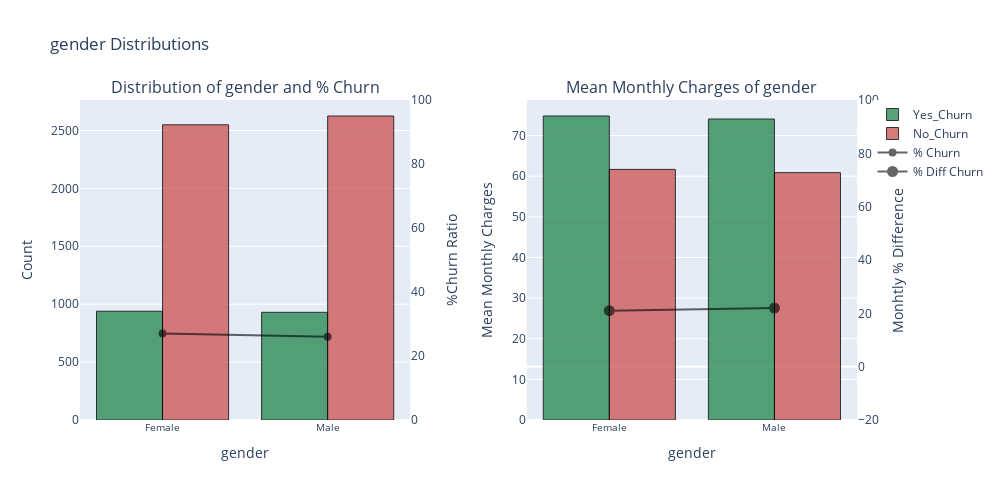
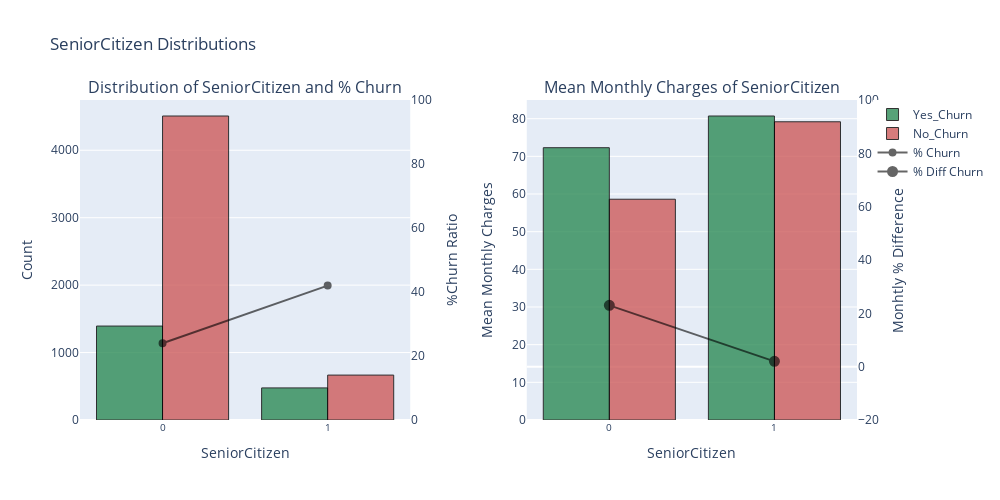
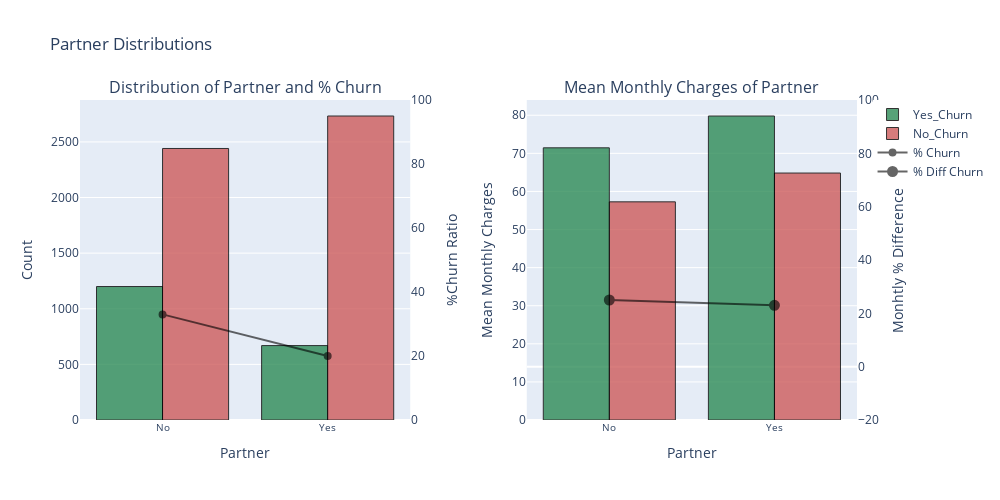
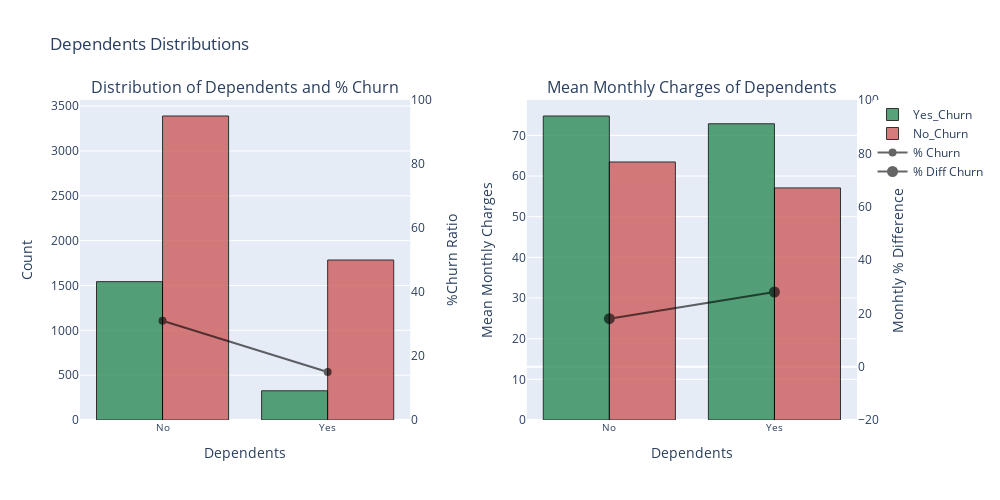

Notebook code for these charts, in order:
### Markdown cell above
## Ploting all categorical features

### Code cell
## The inspiration of this view is a Kernel that I saw in Vincent Lugat Kernel 
## I did some modifications but you can see the original on IBM 

for col in cat_features:
    binary_ploting_distributions(df_train, col)

### Figure 1 — Plotly figure (JSON) as saved in the notebook; plotly's stock layout.template omitted (floating-point values rounded to 4 significant figures)
{"data": [{"marker": {"color": "seagreen", "line": {"color": "#000000", "width": 1}}, "name": "Yes_Churn", "opacity": 0.8, "x": ["Female", "Male"], "xaxis": "x", "y": [939, 930], "yaxis": "y", "type": "bar"}, {"marker": {"color": "indianred", "line": {"color": "#000000", "width": 1}}, "name": "No_Churn", "opacity": 0.8, "x": ["Female", "Male"], "xaxis": "x", "y": [2549, 2625], "yaxis": "y", "type": "bar"}, {"marker": {"color": "black", "line": {"color": "#000000", "width": 2}}, "name": "% Churn", "opacity": 0.6, "x": ["Female", "Male"], "xaxis": "x", "y": [27, 26], "yaxis": "y3", "type": "scatter"}, {"marker": {"color": "seagreen", "line": {"color": "#000000", "width": 1}}, "name": "Mean Charge Churn", "opacity": 0.8, "showlegend": false, "x": ["Female", "Male"], "xaxis": "x2", "y": [74.81, 74.07], "yaxis": "y2", "type": "bar"}, {"marker": {"color": "indianred", "line": {"color": "#000000", "width": 1}}, "name": "Mean Charge NoChurn", "opacity": 0.8, "showlegend": false, "x": ["Female", "Male"], "xaxis": "x2", "y": [61.66, 60.88], "yaxis": "y2", "type": "bar"}, {"marker": {"color": "black", "line": {"color": "#000000", "width": 5}}, "name": "% Diff Churn", "opacity": 0.6, "x": ["Female", "Male"], "xaxis": "x2", "y": [21, 22], "yaxis": "y4", "type": "scatter"}], "layout": {"annotations": [{"font": {"size": 16}, "showarrow": false, "text": "Distribution of gender and % Churn", "x": 0.2125, "xanchor": "center", "xref": "paper", "y": 1, "yanchor": "bottom", "yref": "paper"}, {"font": {"size": 16}, "showarrow": false, "text": "Mean Monthly Charges of gender", "x": 0.7875, "xanchor": "center", "xref": "paper", "y": 1, "yanchor": "bottom", "yref": "paper"}], "height": 500, "title": {"text": "gender Distributions"}, "width": 1000, "xaxis": {"anchor": "y", "autorange": true, "domain": [0, 0.425], "tickfont": {"size": 10}, "title": {"text": "gender"}, "type": "category"}, "yaxis": {"anchor": "x", "domain": [0, 1], "title": {"text": "Count"}}, "xaxis2": {"anchor": "y2", "autorange": true, "domain": [0.575, 1], "tickfont": {"size": 10}, "title": {"text": "gender"}, "type": "category"}, "yaxis2": {"anchor": "x2", "domain": [0, 1], "title": {"text": "Mean Monthly Charges"}}, "yaxis3": {"anchor": "x", "overlaying": "y", "range": [0, 100], "showgrid": false, "side": "right", "title": {"text": "%Churn Ratio"}}, "yaxis4": {"anchor": "x2", "overlaying": "y2", "range": [-20, 100], "showgrid": false, "side": "right", "title": {"text": "Monhtly % Difference"}}}}

### Figure 2 — Plotly figure (JSON) as saved in the notebook; plotly's stock layout.template omitted (floating-point values rounded to 4 significant figures)
{"data": [{"marker": {"color": "seagreen", "line": {"color": "#000000", "width": 1}}, "name": "Yes_Churn", "opacity": 0.8, "x": [0, 1], "xaxis": "x", "y": [1393, 476], "yaxis": "y", "type": "bar"}, {"marker": {"color": "indianred", "line": {"color": "#000000", "width": 1}}, "name": "No_Churn", "opacity": 0.8, "x": [0, 1], "xaxis": "x", "y": [4508, 666], "yaxis": "y", "type": "bar"}, {"marker": {"color": "black", "line": {"color": "#000000", "width": 2}}, "name": "% Churn", "opacity": 0.6, "x": [0, 1], "xaxis": "x", "y": [24, 42], "yaxis": "y3", "type": "scatter"}, {"marker": {"color": "seagreen", "line": {"color": "#000000", "width": 1}}, "name": "Mean Charge Churn", "opacity": 0.8, "showlegend": false, "x": [0, 1], "xaxis": "x2", "y": [72.3, 80.71], "yaxis": "y2", "type": "bar"}, {"marker": {"color": "indianred", "line": {"color": "#000000", "width": 1}}, "name": "Mean Charge NoChurn", "opacity": 0.8, "showlegend": false, "x": [0, 1], "xaxis": "x2", "y": [58.62, 79.18], "yaxis": "y2", "type": "bar"}, {"marker": {"color": "black", "line": {"color": "#000000", "width": 5}}, "name": "% Diff Churn", "opacity": 0.6, "x": [0, 1], "xaxis": "x2", "y": [23, 2], "yaxis": "y4", "type": "scatter"}], "layout": {"annotations": [{"font": {"size": 16}, "showarrow": false, "text": "Distribution of SeniorCitizen and % Churn", "x": 0.2125, "xanchor": "center", "xref": "paper", "y": 1, "yanchor": "bottom", "yref": "paper"}, {"font": {"size": 16}, "showarrow": false, "text": "Mean Monthly Charges of SeniorCitizen", "x": 0.7875, "xanchor": "center", "xref": "paper", "y": 1, "yanchor": "bottom", "yref": "paper"}], "height": 500, "title": {"text": "SeniorCitizen Distributions"}, "width": 1000, "xaxis": {"anchor": "y", "autorange": true, "domain": [0, 0.425], "tickfont": {"size": 10}, "title": {"text": "SeniorCitizen"}, "type": "category"}, "yaxis": {"anchor": "x", "domain": [0, 1], "title": {"text": "Count"}}, "xaxis2": {"anchor": "y2", "autorange": true, "domain": [0.575, 1], "tickfont": {"size": 10}, "title": {"text": "SeniorCitizen"}, "type": "category"}, "yaxis2": {"anchor": "x2", "domain": [0, 1], "title": {"text": "Mean Monthly Charges"}}, "yaxis3": {"anchor": "x", "overlaying": "y", "range": [0, 100], "showgrid": false, "side": "right", "title": {"text": "%Churn Ratio"}}, "yaxis4": {"anchor": "x2", "overlaying": "y2", "range": [-20, 100], "showgrid": false, "side": "right", "title": {"text": "Monhtly % Difference"}}}}

### Figure 3 — Plotly figure (JSON) as saved in the notebook; plotly's stock layout.template omitted (floating-point values rounded to 4 significant figures)
{"data": [{"marker": {"color": "seagreen", "line": {"color": "#000000", "width": 1}}, "name": "Yes_Churn", "opacity": 0.8, "x": ["No", "Yes"], "xaxis": "x", "y": [1200, 669], "yaxis": "y", "type": "bar"}, {"marker": {"color": "indianred", "line": {"color": "#000000", "width": 1}}, "name": "No_Churn", "opacity": 0.8, "x": ["No", "Yes"], "xaxis": "x", "y": [2441, 2733], "yaxis": "y", "type": "bar"}, {"marker": {"color": "black", "line": {"color": "#000000", "width": 2}}, "name": "% Churn", "opacity": 0.6, "x": ["No", "Yes"], "xaxis": "x", "y": [33, 20], "yaxis": "y3", "type": "scatter"}, {"marker": {"color": "seagreen", "line": {"color": "#000000", "width": 1}}, "name": "Mean Charge Churn", "opacity": 0.8, "showlegend": false, "x": ["No", "Yes"], "xaxis": "x2", "y": [71.45, 79.81], "yaxis": "y2", "type": "bar"}, {"marker": {"color": "indianred", "line": {"color": "#000000", "width": 1}}, "name": "Mean Charge NoChurn", "opacity": 0.8, "showlegend": false, "x": ["No", "Yes"], "xaxis": "x2", "y": [57.27, 64.83], "yaxis": "y2", "type": "bar"}, {"marker": {"color": "black", "line": {"color": "#000000", "width": 5}}, "name": "% Diff Churn", "opacity": 0.6, "x": ["No", "Yes"], "xaxis": "x2", "y": [25, 23], "yaxis": "y4", "type": "scatter"}], "layout": {"annotations": [{"font": {"size": 16}, "showarrow": false, "text": "Distribution of Partner and % Churn", "x": 0.2125, "xanchor": "center", "xref": "paper", "y": 1, "yanchor": "bottom", "yref": "paper"}, {"font": {"size": 16}, "showarrow": false, "text": "Mean Monthly Charges of Partner", "x": 0.7875, "xanchor": "center", "xref": "paper", "y": 1, "yanchor": "bottom", "yref": "paper"}], "height": 500, "title": {"text": "Partner Distributions"}, "width": 1000, "xaxis": {"anchor": "y", "autorange": true, "domain": [0, 0.425], "tickfont": {"size": 10}, "title": {"text": "Partner"}, "type": "category"}, "yaxis": {"anchor": "x", "domain": [0, 1], "title": {"text": "Count"}}, "xaxis2": {"anchor": "y2", "autorange": true, "domain": [0.575, 1], "tickfont": {"size": 10}, "title": {"text": "Partner"}, "type": "category"}, "yaxis2": {"anchor": "x2", "domain": [0, 1], "title": {"text": "Mean Monthly Charges"}}, "yaxis3": {"anchor": "x", "overlaying": "y", "range": [0, 100], "showgrid": false, "side": "right", "title": {"text": "%Churn Ratio"}}, "yaxis4": {"anchor": "x2", "overlaying": "y2", "range": [-20, 100], "showgrid": false, "side": "right", "title": {"text": "Monhtly % Difference"}}}}

### Figure 4 — Plotly figure (JSON) as saved in the notebook; plotly's stock layout.template omitted (floating-point values rounded to 4 significant figures)
{"data": [{"marker": {"color": "seagreen", "line": {"color": "#000000", "width": 1}}, "name": "Yes_Churn", "opacity": 0.8, "x": ["No", "Yes"], "xaxis": "x", "y": [1543, 326], "yaxis": "y", "type": "bar"}, {"marker": {"color": "indianred", "line": {"color": "#000000", "width": 1}}, "name": "No_Churn", "opacity": 0.8, "x": ["No", "Yes"], "xaxis": "x", "y": [3390, 1784], "yaxis": "y", "type": "bar"}, {"marker": {"color": "black", "line": {"color": "#000000", "width": 2}}, "name": "% Churn", "opacity": 0.6, "x": ["No", "Yes"], "xaxis": "x", "y": [31, 15], "yaxis": "y3", "type": "scatter"}, {"marker": {"color": "seagreen", "line": {"color": "#000000", "width": 1}}, "name": "Mean Charge Churn", "opacity": 0.8, "showlegend": false, "x": ["No", "Yes"], "xaxis": "x2", "y": [74.77, 72.87], "yaxis": "y2", "type": "bar"}, {"marker": {"color": "indianred", "line": {"color": "#000000", "width": 1}}, "name": "Mean Charge NoChurn", "opacity": 0.8, "showlegend": false, "x": ["No", "Yes"], "xaxis": "x2", "y": [63.47, 57.08], "yaxis": "y2", "type": "bar"}, {"marker": {"color": "black", "line": {"color": "#000000", "width": 5}}, "name": "% Diff Churn", "opacity": 0.6, "x": ["No", "Yes"], "xaxis": "x2", "y": [18, 28.0], "yaxis": "y4", "type": "scatter"}], "layout": {"annotations": [{"font": {"size": 16}, "showarrow": false, "text": "Distribution of Dependents and % Churn", "x": 0.2125, "xanchor": "center", "xref": "paper", "y": 1, "yanchor": "bottom", "yref": "paper"}, {"font": {"size": 16}, "showarrow": false, "text": "Mean Monthly Charges of Dependents", "x": 0.7875, "xanchor": "center", "xref": "paper", "y": 1, "yanchor": "bottom", "yref": "paper"}], "height": 500, "title": {"text": "Dependents Distributions"}, "width": 1000, "xaxis": {"anchor": "y", "autorange": true, "domain": [0, 0.425], "tickfont": {"size": 10}, "title": {"text": "Dependents"}, "type": "category"}, "yaxis": {"anchor": "x", "domain": [0, 1], "title": {"text": "Count"}}, "xaxis2": {"anchor": "y2", "autorange": true, "domain": [0.575, 1], "tickfont": {"size": 10}, "title": {"text": "Dependents"}, "type": "category"}, "yaxis2": {"anchor": "x2", "domain": [0, 1], "title": {"text": "Mean Monthly Charges"}}, "yaxis3": {"anchor": "x", "overlaying": "y", "range": [0, 100], "showgrid": false, "side": "right", "title": {"text": "%Churn Ratio"}}, "yaxis4": {"anchor": "x2", "overlaying": "y2", "range": [-20, 100], "showgrid": false, "side": "right", "title": {"text": "Monhtly % Difference"}}}}
